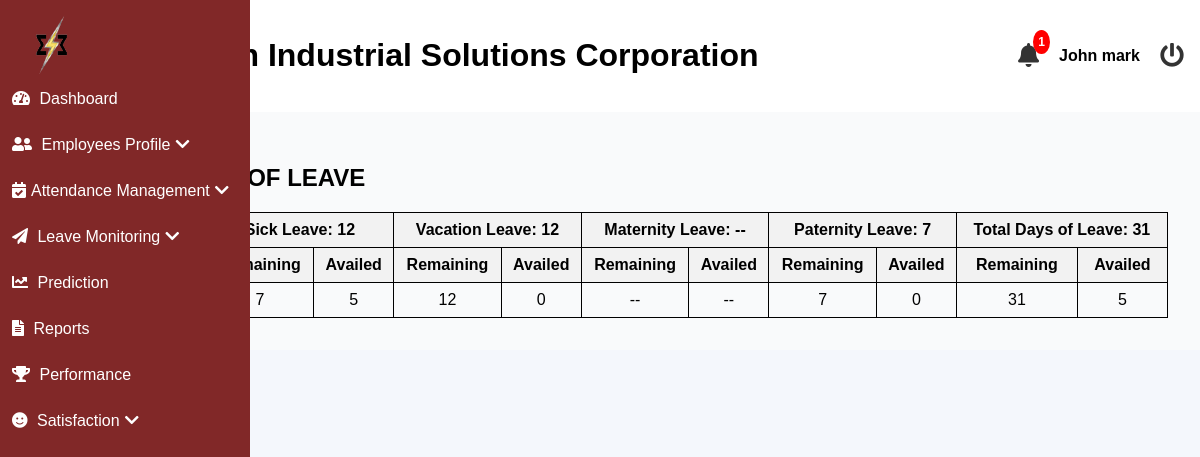
/admin/remaining_leave.php (signed in), run on an earlier commit of the app's database.
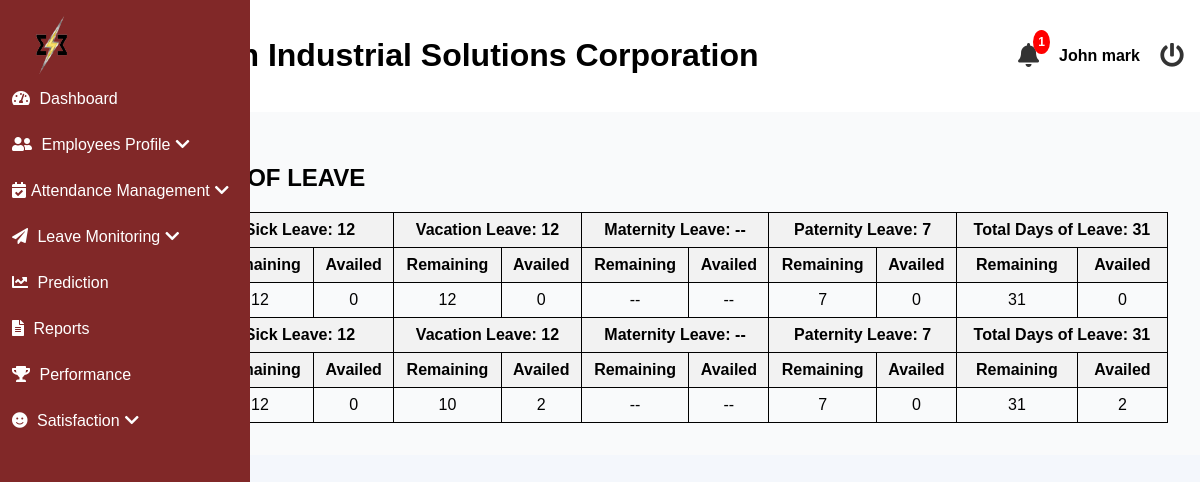
And on a later commit of the database.
### tables this page shows
CREATE TABLE `employees` (
  `id` int(11) NOT NULL,
  `last_name` varchar(255) NOT NULL,
  `first_name` varchar(255) NOT NULL,
  `middle_name` varchar(255) NOT NULL,
  `suffix` varchar(255) NOT NULL,
  `gender` varchar(32) NOT NULL,
  `email` varchar(100) NOT NULL,
  `position` varchar(255) NOT NULL,
  `hire_date` date NOT NULL,
  `department` varchar(255) NOT NULL,
  `employment_status` varchar(255) NOT NULL,
  `employee_id` int(20) NOT NULL,
  `user_type` int(11) NOT NULL DEFAULT 2 COMMENT '1=admin, 2=staff, 3=super admin',
  `password` varchar(255) NOT NULL,
  `e_status` int(11) NOT NULL DEFAULT 1,
  `date_of_birth` date DEFAULT NULL,
  `age` varchar(32) NOT NULL,
  `contact_number` varchar(20) DEFAULT NULL,
  `perma_address` text DEFAULT NULL,
  `civil_status` varchar(10) DEFAULT NULL,
  `sss_number` varchar(15) DEFAULT NULL,
  `philhealth_number` varchar(15) DEFAULT NULL,
  `pagibig_number` varchar(15) DEFAULT NULL,
  `tin_number` varchar(15) DEFAULT NULL,
  `emergency_contact_name` varchar(50) DEFAULT NULL,
  `emergency_contact_number` varchar(15) DEFAULT NULL,
  `educational_background` enum('Technical-Vocational Program graduate','College graduate','Master''s degree graduate','Doctorate degree graduate') DEFAULT NULL,
  `skills` text DEFAULT NULL,
  `username` varchar(255) NOT NULL,
  `sick_leave` int(11) NOT NULL DEFAULT 0,
  `vacation_leave` int(11) NOT NULL DEFAULT 0,
  `maternity_leave` int(11) NOT NULL DEFAULT 0,
  `paternity_leave` int(11) NOT NULL DEFAULT 0,
  `sick_availed` int(11) NOT NULL,
  `vacation_availed` int(11) NOT NULL,
  `maternity_availed` int(11) NOT NULL,
  `paternity_availed` int(11) NOT NULL,
  `medical` varchar(32) DEFAULT NULL,
  `tor` varchar(32) DEFAULT NULL,
  `nbi_clearance` varchar(32) DEFAULT NULL,
  `resume` varchar(32) DEFAULT NULL,
  `prc` varchar(32) DEFAULT NULL,
  `others` varchar(32) DEFAULT NULL,
  `medical_type` varchar(32) DEFAULT NULL,
  `tor_type` varchar(32) DEFAULT NULL,
  `police_type` varchar(32) DEFAULT NULL,
  `resume_type` varchar(32) DEFAULT NULL,
  `prc_type` varchar(32) DEFAULT NULL,
  `others_type` varchar(32) DEFAULT NULL,
  `is_archived` tinyint(1) DEFAULT 0
);

### admin/remaining_leave.php (the view, shortened to what this page needs)
<?php
include('header.php');
$conn = mysqli_connect('localhost', 'root', '', 'esetech');
$sql = "SELECT
            id,
            CONCAT(first_name, ' ', last_name) AS employee_name,
            sick_leave,
            vacation_leave,
            maternity_leave,
            paternity_leave,
            sick_availed,
            vacation_availed,
            maternity_availed,
            paternity_availed,
            gender
            FROM employees
            WHERE employment_status = 'Regular'";
$result = mysqli_query($conn, $sql);
?>
<?php include('includes/sideBar.php'); ?>
<link rel="stylesheet" href="https://cdn.datatables.net/1.13.5/css/jquery.dataTables.min.css" />
<main class="main-content">
    <section id="dashboard">
        <h2>REMAINING DAYS OF LEAVE</h2>
        <table id="myTable" class="styled-table">
    <?php while ($row = mysqli_fetch_assoc($result)) { ?>
        <?php
            $total_remaining = $row['sick_leave'] + $row['vacation_leave'] + ($row['maternity_leave'] ?? 0) + ($row['paternity_leave'] ?? 0);
            $total_availed = $row['sick_availed'] + $row['vacation_availed'] + ($row['maternity_availed'] ?? 0) + ($row['paternity_availed'] ?? 0);
        ?>
        <thead>
            <tr>
                <th rowspan="2" style="text-align: center;">Employee Name</th>
                <th colspan="2" style="text-align: center;">Sick Leave: <?php echo htmlspecialchars($row['sick_leave']); ?></th>
                <th colspan="2" style="text-align: center;">Vacation Leave: <?php echo htmlspecialchars($row['vacation_leave']); ?></th>
                <th colspan="2" style="text-align: center;">Maternity Leave: <?php echo strtolower($row['gender']) == 'female' ? htmlspecialchars($row['maternity_leave']) : '--'; ?></th>
                <th colspan="2" style="text-align: center;">Paternity Leave: <?php echo strtolower($row['gender']) == 'male' ? htmlspecialchars($row['paternity_leave']) : '--'; ?></th>
                <th colspan="2" style="text-align: center;">
                    Total Days of Leave:
                    <?php
                        $total_days = $row['sick_leave'] + $row['vacation_leave'] +
                                    (strtolower($row['gender']) == 'female' ? $row['maternity_leave'] : 0) +
                                    (strtolower($row['gender']) == 'male' ? $row['paternity_leave'] : 0);
                        echo htmlspecialchars($total_days);
                    ?>
                </th>
            </tr>
            <tr>
                <th>Remaining</th>
                <th>Availed</th>
                <th>Remaining</th>
                <th>Availed</th>
                <th>Remaining</th>
                <th>Availed</th>
                <th>Remaining</th>
                <th>Availed</th>
                <th>Remaining</th>
                <th>Availed</th>
            </tr>
        </thead>
        <tbody>
            <tr>
                <td><?php echo htmlspecialchars($row['employee_name']); ?></td>
                <td><?php echo htmlspecialchars($row['sick_leave'] - $row['sick_availed']); ?></td>
                <td><?php echo htmlspecialchars($row['sick_availed']); ?></td>
                <td><?php echo htmlspecialchars($row['vacation_leave'] - $row['vacation_availed']); ?></td>
                <td><?php echo htmlspecialchars($row['vacation_availed']); ?></td>
                <td><?php echo strtolower($row['gender']) == 'female' ? htmlspecialchars($row['maternity_leave'] - $row['maternity_availed']) : '--'; ?></td>
                <td><?php echo strtolower($row['gender']) == 'female' ? htmlspecialchars($row['maternity_availed']) : '--'; ?></td>
                <td><?php echo strtolower($row['gender']) == 'male' ? htmlspecialchars($row['paternity_leave'] - $row['paternity_availed']) : '--'; ?></td>
                <td><?php echo strtolower($row['gender']) == 'male' ? htmlspecialchars($row['paternity_availed']) : '--'; ?></td>
                <td><?php echo htmlspecialchars($total_remaining); ?></td>
                <td><?php echo htmlspecialchars($total_availed); ?></td>
            </tr>
        </tbody>
    <?php } ?>
</table>
    </section>
</main>
<?php
include('footer.php');
?>

### admin/header.php (shortened to what this page needs)
<?php
$conn = mysqli_connect('localhost', 'root', '', 'esetech');
$sql_count = "
    SELECT COUNT(*) AS notification_count FROM (
        (SELECT a.file_date AS action_date FROM leave_applications a WHERE a.status = 'Pending')
        UNION ALL
        (SELECT js.survey_date AS survey_date FROM job_satisfaction_surveys js)
    ) AS notifications;
";
$result_count = mysqli_query($conn, $sql_count);
$row = mysqli_fetch_assoc($result_count);
$notification_count = $row['notification_count'];
?>
<!DOCTYPE html>
<html lang="en">
<head>
    <link rel="stylesheet" href="css/styles.css">
    <link rel="stylesheet" href="https://cdnjs.cloudflare.com/ajax/libs/font-awesome/5.15.4/css/all.min.css">
</head>
<body>
<header>
    <div class="logo">
        <h1>ESE-Tech Industrial Solutions Corporation</h1>
    </div>
    <div class="header-right">
        <div class="notification-container">
            <i class="fas fa-bell bell-btn"></i>
            <?php if ($notification_count > 0): ?>
                <span class="badge"><?php echo $notification_count; ?></span>
            <?php endif; ?>
        </div>
        <div class="profile">
            <strong>
                <?php echo isset($_SESSION['fullname']) ? htmlspecialchars($_SESSION['fullname']) : 'Guest'; ?>
            </strong>
        </div>
        <a href="./logout" class="logout-button">
            <i class="fas fa-power-off"></i>
        </a>
    </div>
</header>
</body>
</html>

### admin/includes/sideBar.php (shortened to what this page needs)
<nav class="sidebar">
    <div class="sidebar-content">
        <div class="logo">
            <img src="images/logo1.png" alt="ESE-Tech Logo">
        </div>
        <ul>
            <li><a href="./dashboard"><i class="fas fa-tachometer-alt"></i> Dashboard</a></li>
            <li class="dropdown">
                <a href="javascript:void(0);" class="dropdown-toggle">
                    <i class="fas fa-user-friends"></i> Employees Profile<i class="fas fa-chevron-down toggle-icon"></i>
                </a>
            </li>
            <li class="dropdown">
                <a href="javascript:void(0);" class="dropdown-toggle">
                    <i class="fas fa-calendar-check"></i>Attendance Management<i class="fas fa-chevron-down toggle-icon"></i>
                </a>
            </li>
            <li class="dropdown">
                <a href="javascript:void(0);" class="dropdown-toggle">
                        <i class="fas fa-paper-plane"></i> Leave Monitoring<i class="fas fa-chevron-down toggle-icon"></i>
                </a>
            </li>
            <li><a href="./predict"><i class="fas fa-chart-line"></i> Prediction</a></li>
            <li><a href="./reports"><i class="fas fa-file-alt"></i> Reports</a></li>
            <li><a href="./performance-evaluation"><i class="fas fa-trophy"></i> Performance</a></li>
            <li class="dropdown">
                <a href="javascript:void(0);" class="dropdown-toggle">
                    <i class="fas fa-smile"></i> Satisfaction<i class="fas fa-chevron-down toggle-icon"></i>
                </a>
            </li>
        </ul>
    </div>
</nav>

### admin/footer.php (shortened to what this page needs)
</body>
</html>

### admin/css/styles.css (style rules this page uses)
* { text-decoration: none; }
body { font-family: Arial, sans-serif; margin: 0; padding: 0; background-color: #f0f0f0; }
header { background-color: #fff; padding: 1rem; display: flex; justify-content: space-between; align-items: center; box-shadow: 0 2px 5px rgba(0, 0, 0, 0.1); }
.main-content { flex-grow: 1; padding: 2rem; background-color: #f9fafb; }
table { width: 100%; border-collapse: collapse; margin-top: 15px; }
table th, table td { padding: 12px; border-bottom: 1px solid #ddd; text-align: left; }
table th { background-color: #f8f9fa; font-weight: bold; }
.header-right { display: flex; align-items: center; gap: 1rem; }
.header-right i { font-size: 1.5rem; color: #333; cursor: pointer; }
.header-right .profile { display: flex; align-items: center; cursor: pointer; }
.logo { display: flex; align-items: center; }
.logo img { width: 80px; margin-right: 1rem; }
.sidebar { position: fixed; top: 0; left: 0; height: 100%; width: 250px; background-color: #812828; color: #fff; overflow-x: hidden; transform: translateX(-250px); transition: transform 0.3s ease-in-out; z-index: 1000; }
.sidebar-content { padding: 12px; }
.sidebar ul { list-style: none; color: #fff; text-decoration: none; margin: 0; padding: 0; }
.sidebar ul li a { text-decoration: none; color: white; padding: 14px 0; display: block; transition: background-color 0.3s ease; }
.sidebar ul li i { margin-right: 5px; }
.sidebar ul li .fa-chevron-down { margin-right: 0; margin-left: 5px; }

### admin/header.php (style rules this page uses)
body { font-family: Arial, sans-serif; background-color: #f4f7fc; margin: 0; }
.header-right { display: flex; align-items: center; gap: 20px; }
.bell-btn { position: relative; cursor: pointer; font-size: 24px; }
.badge { position: absolute; top: 30px; right: 150px; background-color: red; color: white; font-size: 12px; font-weight: bold; padding: 5px; border-radius: 50%; }

### admin/remaining_leave.php (style rules this page uses)
.styled-table { width: 100%; border-collapse: collapse; }
.styled-table th, .styled-table td { border: 1px solid black; padding: 8px; text-align: center; }
.styled-table th { background-color: #f2f2f2; }

What changed in the data, as far as the page shows it:
changed employees (number 1 of 2 on the later page): $row['sick_leave']-$row['sick_availed'] "7" → "12"; sick_availed "5" → "0"
added employees: sick_leave "12", vacation_leave "12", paternity_leave "7", total_days "31", $row['sick_leave']-$row['sick_availed'] "12", sick_availed "0", $row['vacation_leave'] - $row['vacation_availed'] "10", vacation_availed "2", $row['paternity_leave']-$row['paternity_availed'] "7", paternity_availed "0", total_remaining "31"
